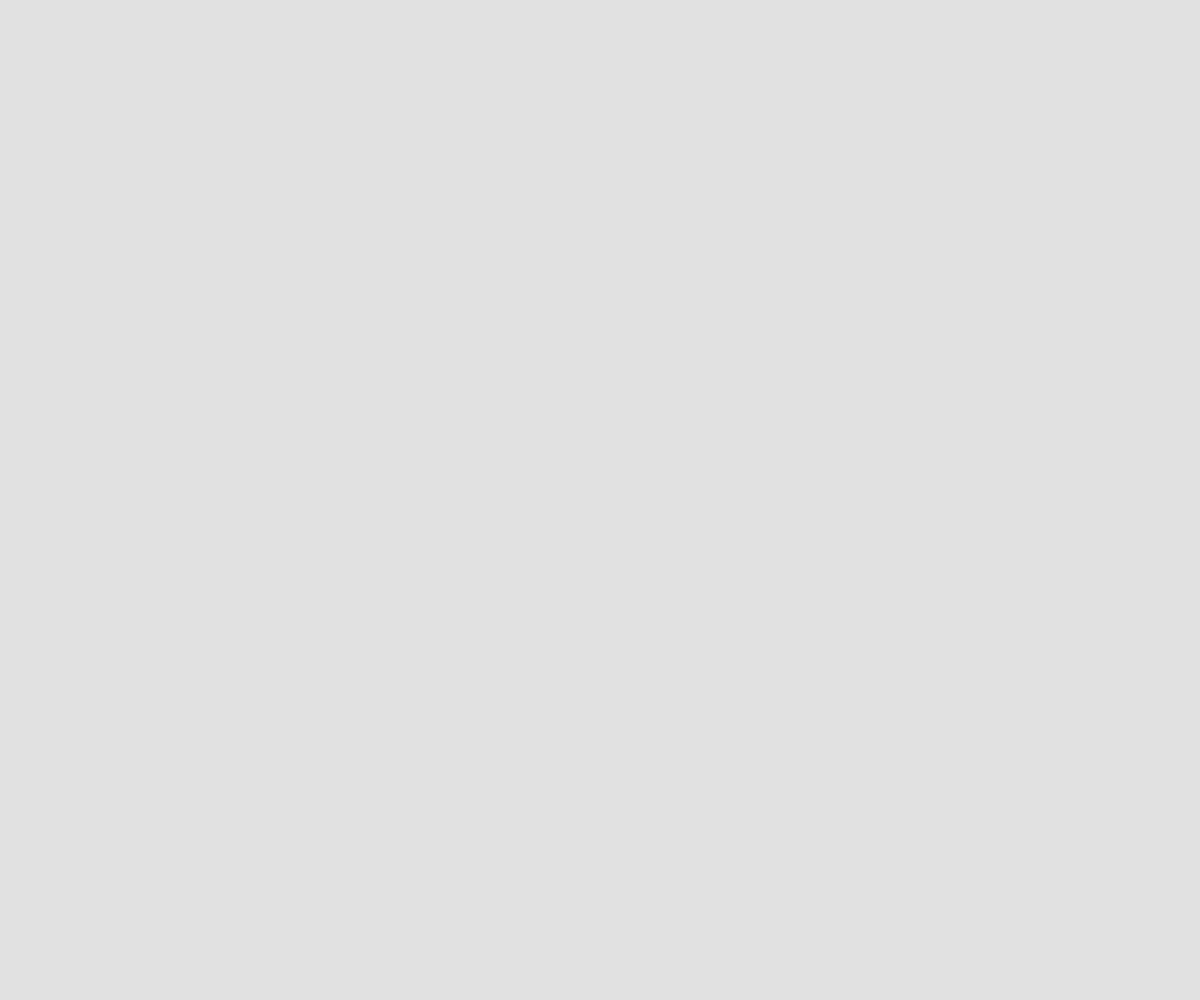
Frame 1 (no input)
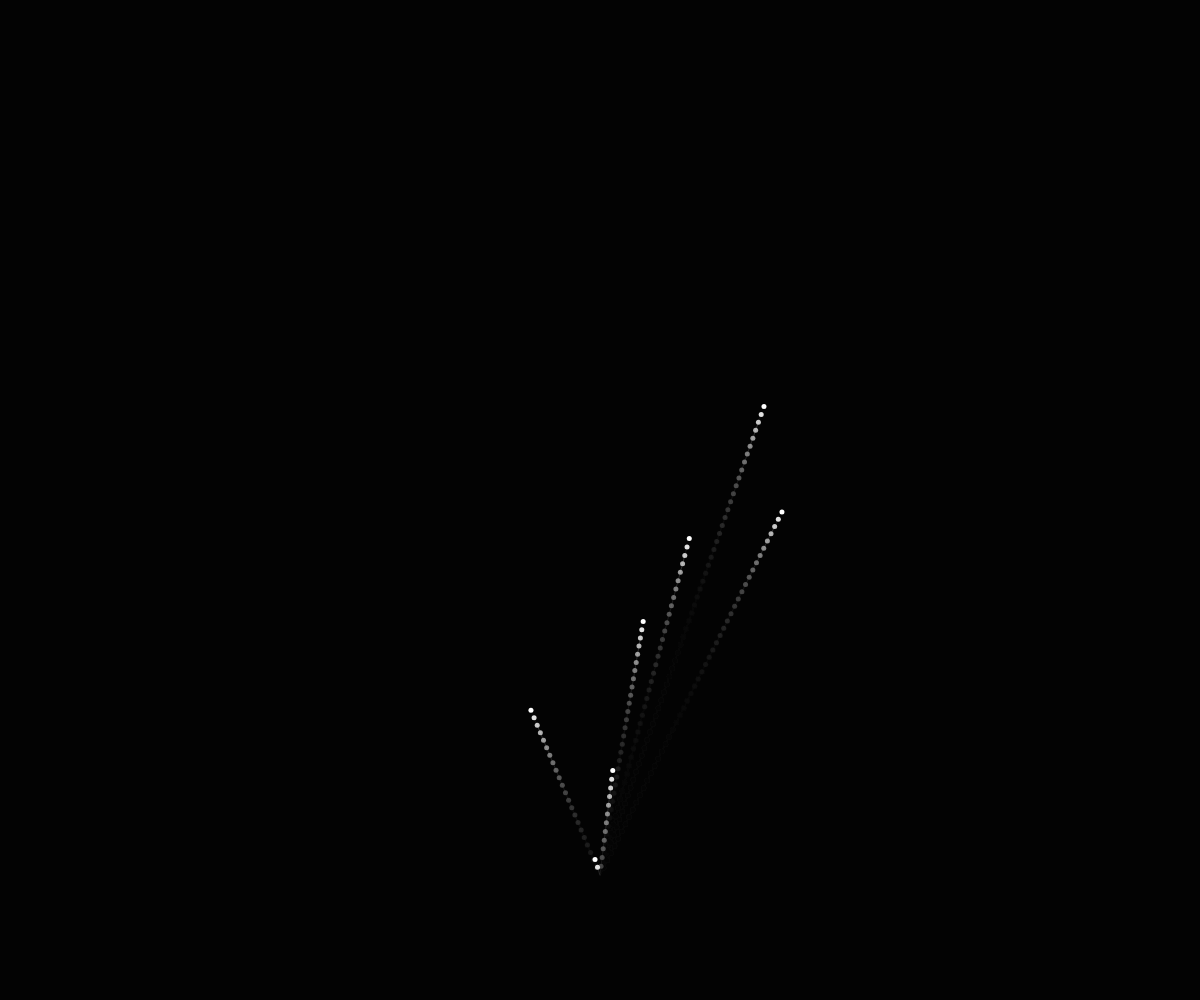
Frame 60 (no input)
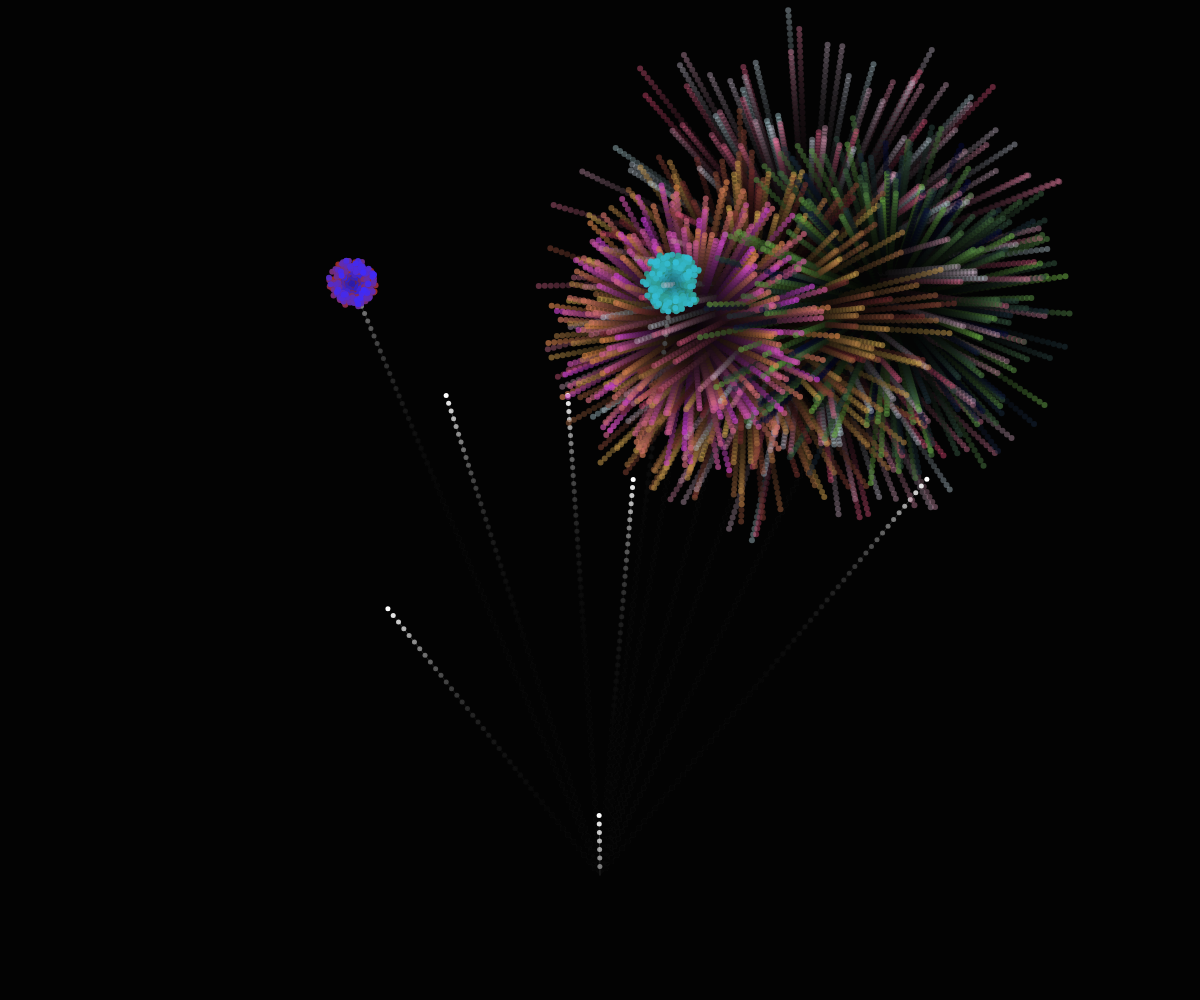
Frame 120 (the mouse pressed at the canvas centre since frame 60)

The p5.js sketch that drew these frames (run headless with seeded random() and noise() and a simulated clock; from frame 60 on, the mouse is pressed at the canvas centre):

// p5.js sketch
// ── sketch.js
class Particle {
  constructor(x, y, dx, dy, particleColours) {
    this.x = x;
    this.y = y;
    this.dx = dx;
    this.dy = dy;
    this.radius = 3;
    this.color = particleColours;
    this.opacity = 255;
  }

  display() {
    noStroke();
    fill(red(this.color), green(this.color), blue(this.color), this.opacity);
    circle(this.x, this.y, this.radius * 2);
  }

  update() {
    this.x += this.dx;
    this.y += this.dy;
    this.opacity -= 3.5;
  }

  isDead() {
    return this.opacity <= 0;
  }
}

class Firework {
  constructor(x, y, count) {
    this.particles = [];
    this.startColor = color(random(255), random(255), random(255));
    this.endColor = color(random(255), random(255), random(255));

    for (let i = 0; i < count; i++) {
      let angle = random(TWO_PI);
      let speed = random(3, 6);
      let dx = cos(angle) * speed;
      let dy = sin(angle) * speed;

      let FlightTime = i / count; // from 0 to 1
      let colours = lerpColor(this.startColor, this.endColor, FlightTime);

      this.particles.push(new Particle(x, y, dx, dy, colours));
    }
  }

  update() {
    for (let p of this.particles) {
      p.update();
    }
    this.particles = this.particles.filter(p => !p.isDead());
  }

  display() {
    for (let p of this.particles) {
      p.display();
    }
  }

  isDead() {
    return this.particles.length === 0;
  }
}

class Launcher {
  constructor() {
    this.x = width / 2;
    this.y = height *7/8;
    this.angle = random(-PI / 4, -3 * PI / 4); // mostly upward, some spread
    this.speed = random(8, 10);
    this.dx = cos(this.angle) * this.speed;
    this.dy = sin(this.angle) * this.speed;
    this.trail = [];
    this.maxTrail = 3;
    this.exploded = false;
  }

  update() {
    if (this.exploded) {
      return;
    }

    this.trail.push({ x: this.x, y: this.y });
    if (this.trail.length > this.maxTrail) {
      this.trail.shift();
    }

    this.x += this.dx;
    this.y += this.dy;

    // explosion trigger condition
    if (this.y < random(height / 4, height / 3)) {
      fireworks.push(new Firework(this.x, this.y, NUMBER_OF_FIREWORKS_PER_CLICK));
      this.exploded = true;
    }
  }

  display() {
    if (this.exploded) {
      return;
    }

    noFill();
    stroke(255);
    for (let i = 1; i < this.trail.length; i++) {
      let a = this.trail[i - 1];
      let b = this.trail[i];
      stroke(255, map(i, 0, this.trail.length, 50, 1));
      line(a.x, a.y, b.x, b.y);
    }

    noStroke();
    fill(255);
    circle(this.x, this.y, 5);
  }

  isDead() {
    return this.exploded;
  }
}

let fireworks = [];
let launchers = [];
let duration = 3000; // 3 seconds
let fastInterval = 300;  // 0.3 seconds
let slowInterval = 1500;  // 0.5 seconds

const NUMBER_OF_FIREWORKS_PER_CLICK = 200;

function setup() {
  createCanvas(windowWidth, windowHeight);
  colorMode(RGB);
  
  noStroke();

  // First 3 seconds: Fast firing
  let launchInterval = setInterval(() => {
    launchers.push(new Launcher());
  }, fastInterval);

  // After 3 seconds: Slow firing
  setTimeout(() => {
    clearInterval(launchInterval);
    setInterval(() => {
      launchers.push(new Launcher());
    }, slowInterval);
  }, duration);
}

function draw() {
  background(0, 0, 0, 30); // trail effect

  for (let l of launchers) {
    l.update();
    l.display();
  }
  launchers = launchers.filter(l => !l.isDead());

  for (let fw of fireworks) {
    fw.update();
    fw.display();
  }
  fireworks = fireworks.filter(fw => !fw.isDead());
}


function mousePressed() {
  launchers.push(new Launcher());
}
